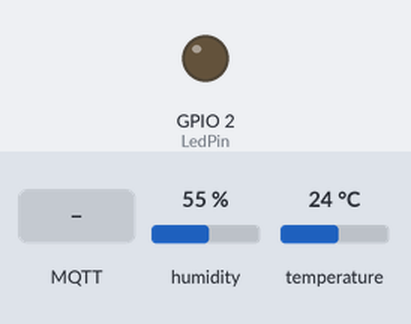
The sketch below on a simulated ESP32. On the bench: output pins drawn as LEDs (lit = HIGH). The inputs (shaded band) are chosen by the test bench; at power-on: humidity 55 %, temperature 24 °C. WiFi joins after 1.5 s; servers stay silent unless stated; no MQTT or app messages arrive unless stated; what the sketch prints to the serial monitor is not drawn.

Above: at 2.7 s.
2.8 s: MQTT message "2" arrives on the first subscribed topic
At 4.0 s:
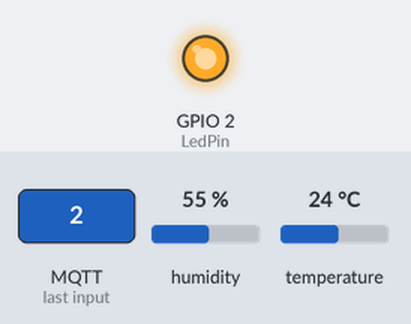
4.3 s: MQTT message "1" arrives on the first subscribed topic
At 5.1 s:
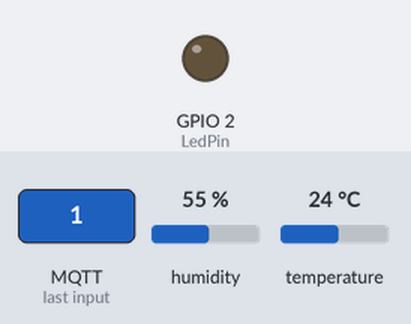
Timing chart, 0 to 7.3 s (numbered marks = the images above; inputs shaded):
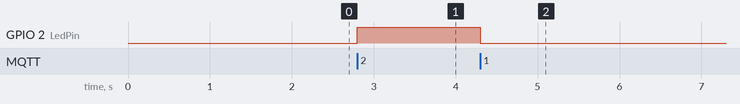

The sketch:

MITAPP_MQTT_DHT11_ESP32_V2.ino
```cpp
//Node-red + DHT11 + ESP32 + MIT APP (esp32 > Mqtt(HiveMQ))
#include <WiFi.h>
#include <PubSubClient.h>
#include <WiFiClientSecure.h>
#include <DHT.h>

#define LedPin 2
#define DHTPIN 15
#define DHTTYPE DHT11
DHT dht(DHTPIN, DHTTYPE);

const char* ssid = "Giarts'24";                   // Giarts'24 fachripm
const char* password = "102210ferdi";              // 102210ferdi 12345678a
const char* mqtt_server   = "fd1de063f17441319d602d06ce46bcc2.s1.eu.hivemq.cloud";   // Mosquitto Server URL
const char* mqtt_user     = "mqtt_fachri";
const char* mqtt_password = "Mqttfachri2112";
const int mqtt_port = 8883;

 // set MQTT topic
const char* mqtt_topic_lamp = "esp32/lamp";
const char* mqtt_topic_temp = "esp32/temp";
const char* mqtt_topic_hum  = "esp32/hum";

WiFiClientSecure espClient;
PubSubClient client(espClient);

unsigned long prevMillis = 0;

void setup_wifi(){
    delay(10);
    Serial.print("Connecting to " + String(ssid));
    WiFi.begin(ssid, password);

    while(WiFi.status() != WL_CONNECTED) {
        delay(500);
        Serial.print("."); }

    Serial.println(F("\nWiFi connected"));
    Serial.println("IP address: " + WiFi.localIP().toString());
}

void reconnect() {
  while (!client.connected()) {
    Serial.println("Connecting to HiveMQ...");

    if (client.connect("ESP32Client", mqtt_user, mqtt_password)) {
      Serial.println("Connected to HiveMQ!");
      client.subscribe(mqtt_topic_lamp);
    } else {
      Serial.print("Failed, rc=");
      Serial.print(client.state());
      Serial.println(" Retrying in 5 seconds...");
      delay(5000);
    }
  }
}

void setup() {
    Serial.begin(115200);
    dht.begin();
    setup_wifi();
    espClient.setInsecure();
    pinMode(LedPin, OUTPUT);
    digitalWrite(LedPin, LOW);
    client.setServer(mqtt_server, mqtt_port);    //server,port
    client.setCallback(callback);         // use if have callback
    client.setKeepAlive(60);
    randomSeed(micros());
}

void callback(char* topic, byte* payload, unsigned int length) {

  String msg;
    for (int i = 0; i < length; i++) { msg += (char)payload[i];}

    if      (msg == "1"){ digitalWrite(LedPin, LOW);
      Serial.println("LED OFF"); }    // LED On
    else if (msg == "2"){ digitalWrite(LedPin, HIGH);
      Serial.println("LED ON"); }     // LED Off

    if (String(topic) == mqtt_topic_lamp) {
    Serial.println("LED msg : " + String(msg));
    }
}

void loop() {
  if(!client.connected()) { reconnect(); }
  client.loop();
  unsigned long currMillis = millis();

  if (currMillis - prevMillis > 5000) { // 1k = 1sec
    prevMillis = currMillis;

    float h = dht.readHumidity();         // read humidity
    float t = dht.readTemperature();      // read celcius

    // check for failed sensors
    if (isnan(h) || isnan(t) ) {
      Serial.println(F("Failed to read from DHT sensor!"));
      return;
    }

    // Create MIT Payload JSON
    char temppayload[50];
    char humpayload[50];

    snprintf(temppayload, sizeof(temppayload),"%.2f", t);
    snprintf(humpayload, sizeof(humpayload),"%.2f", h);

    client.publish(mqtt_topic_temp, temppayload);
    client.publish(mqtt_topic_hum, humpayload);

    Serial.println("inject MIT APP : " +String(temppayload) +" || "+String(humpayload));

    //delay = 1000 ;
  } //millis end no need more delay
}
```

Measured:
- after the input at 2.8 s, GPIO 2 (LedPin): LOW → HIGH at once
- after the input at 4.3 s, GPIO 2 (LedPin): HIGH → LOW at once
